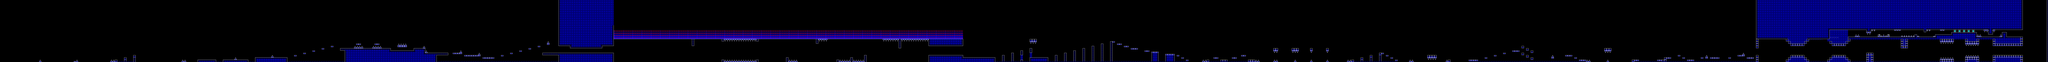

This is a level from a 2D game, rendered from its Tiled map with the project's own tilesets. A one-line summary and the map file follow, with tile-layer data summarised:
An orthogonal 891x27 tile map with 16x16 px tiles, 2 tile layers (l2, l1), 2 tilesets and 237 objects.

<map version="1.10" tiledversion="1.11.0" orientation="orthogonal" renderorder="right-down" width="891" height="27" tilewidth="16" tileheight="16" infinite="0" nextlayerid="8" nextobjectid="439">
 <editorsettings>
  <export target="stereomadness.json" format="json" />
 </editorsettings>
 <properties>
  <property name="BG" type="color" value="#ff283eff" />
  <property name="Difficulty" value="EASY" />
  <property name="GROUND" type="color" value="#ff0013c8" />
  <property name="Gamemode" type="int" value="0" />
  <property name="Level name" value="STEREO MADNESS" />
  <property name="Song" value="STEREOMA" />
  <property name="Speed" type="int" value="1" />
  <property name="Stars" type="int" value="1" />
 </properties>
 <tileset firstgid="1" source="famidash.tsx" />
 <tileset firstgid="4097" source="sprites.tsx" />
 <layer id="4" name="l2" width="891" height="27">
  <data>[24057 cells, 24003 non-empty, 11 distinct tile ids]</data>
 </layer>
 <layer id="1" name="l1" width="891" height="27">
  <data>[24057 cells, 24057 non-empty, 44 distinct tile ids]</data>
 </layer>
 <objectgroup id="7" name="SP">
  <object id="7" gid="4098" x="4256" y="352" width="16" height="16" />
  <object id="8" gid="4099" x="6688" y="360" width="16" height="16" />
  <object id="9" gid="4098" x="12224" y="368" width="16" height="16" />
  <object id="49" gid="4100" x="64" y="384" width="16" height="16">
   <properties>
    <property name="Channel" value="BG" />
    <property name="Color" type="color" value="#ff9e03ff" />
    <property name="Frames" type="int" value="600" />
   </properties>
  </object>
  <object id="50" gid="4100" x="3920" y="272" width="16" height="16">
   <properties>
    <property name="Channel" value="BG" />
    <property name="Color" type="color" value="#ff000404" />
    <property name="Frames" type="int" value="120" />
   </properties>
  </object>
  <object id="51" gid="4100" x="4240" y="272" width="16" height="16">
   <properties>
    <property name="Channel" value="BG" />
    <property name="Color" type="color" value="#ffff0a72" />
    <property name="Frames" type="int" value="30" />
   </properties>
  </object>
  <object id="52" gid="4100" x="6688" y="256" width="16" height="16">
   <properties>
    <property name="Channel" value="BG" />
    <property name="Color" type="color" value="#ffbc00ff" />
    <property name="Frames" type="int" value="30" />
   </properties>
  </object>
  <object id="53" gid="4100" x="8176" y="288" width="16" height="16">
   <properties>
    <property name="Channel" value="BG" />
    <property name="Color" type="color" value="#fff10026" />
    <property name="Frames" type="int" value="30" />
   </properties>
  </object>
  <object id="54" gid="4100" x="12240" y="288" width="16" height="16">
   <properties>
    <property name="Channel" value="BG" />
    <property name="Color" type="color" value="#ffff00c9" />
    <property name="Frames" type="int" value="30" />
   </properties>
  </object>
  <object id="55" gid="4100" x="64" y="400" width="16" height="16">
   <properties>
    <property name="Channel" value="GROUND" />
    <property name="Color" type="color" value="#ff6000b9" />
    <property name="Frames" type="int" value="600" />
   </properties>
  </object>
  <object id="56" gid="4100" x="3920" y="288" width="16" height="16">
   <properties>
    <property name="Channel" value="GROUND" />
    <property name="Color" type="color" value="#ff001819" />
    <property name="Frames" type="int" value="120" />
   </properties>
  </object>
  <object id="57" gid="4100" x="4240" y="288" width="16" height="16">
   <properties>
    <property name="Channel" value="GROUND" />
    <property name="Color" type="color" value="#ff530027" />
    <property name="Frames" type="int" value="30" />
   </properties>
  </object>
  <object id="58" gid="4100" x="6688" y="272" width="16" height="16">
   <properties>
    <property name="Channel" value="GROUND" />
    <property name="Color" type="color" value="#ff8a07cd" />
    <property name="Frames" type="int" value="30" />
   </properties>
  </object>
  <object id="59" gid="4100" x="8176" y="304" width="16" height="16">
   <properties>
    <property name="Channel" value="GROUND" />
    <property name="Color" type="color" value="#ff8c001e" />
    <property name="Frames" type="int" value="30" />
   </properties>
  </object>
  <object id="60" gid="4100" x="12240" y="304" width="16" height="16">
   <properties>
    <property name="Channel" value="GROUND" />
    <property name="Color" type="color" value="#ff2d0026" />
    <property name="Frames" type="int" value="30" />
   </properties>
  </object>
  <object id="66" gid="4103" x="832" y="432" width="16" height="16" />
  <object id="67" gid="4103" x="1520" y="432" width="16" height="16" />
  <object id="68" gid="4104" x="1744" y="432" width="16" height="16" />
  <object id="69" gid="4101" x="2048" y="432" width="16" height="16" />
  <object id="70" gid="4104" x="2144" y="432" width="16" height="16" />
  <object id="71" gid="4102" x="2216" y="432" width="16" height="16" />
  <object id="72" gid="4101" x="2272" y="432" width="16" height="16" />
  <object id="73" gid="4103" x="2368" y="432" width="16" height="16" />
  <object id="76" gid="4104" x="3168" y="432" width="16" height="16" />
  <object id="77" gid="4102" x="3136" y="432" width="16" height="16" />
  <object id="79" gid="4102" x="3248" y="432" width="16" height="16" />
  <object id="80" gid="4101" x="3296" y="432" width="16" height="16" />
  <object id="81" gid="4104" x="3360" y="432" width="16" height="16" />
  <object id="82" gid="4103" x="3408" y="432" width="16" height="16" />
  <object id="83" gid="4101" x="3504" y="432" width="16" height="16" />
  <object id="84" gid="4103" x="3600" y="432" width="16" height="16" />
  <object id="85" gid="4101" x="3712" y="432" width="16" height="16" />
  <object id="86" gid="4104" x="3792" y="432" width="16" height="16" />
  <object id="87" gid="4103" x="3840" y="432" width="16" height="16" />
  <object id="88" gid="4103" x="6944" y="432" width="16" height="16" />
  <object id="89" gid="4103" x="7008" y="432" width="16" height="16" />
  <object id="91" gid="4102" x="7072" y="432" width="16" height="16">
   <properties>
    <property name="hflip" type="bool" value="true" />
   </properties>
  </object>
  <object id="92" gid="4103" x="7136" y="432" width="16" height="16" />
  <object id="93" gid="4102" x="7328" y="432" width="16" height="16">
   <properties>
    <property name="hflip" type="bool" value="true" />
   </properties>
  </object>
  <object id="94" gid="4104" x="7376" y="432" width="16" height="16" />
  <object id="95" gid="4103" x="7440" y="432" width="16" height="16" />
  <object id="96" gid="4102" x="7504" y="432" width="16" height="16" />
  <object id="97" gid="4102" x="7568" y="432" width="16" height="16">
   <properties>
    <property name="hflip" type="bool" value="true" />
   </properties>
  </object>
  <object id="98" gid="4103" x="7632" y="432" width="16" height="16" />
  <object id="100" gid="4103" x="7696" y="432" width="16" height="16" />
  <object id="101" gid="4101" x="7840" y="432" width="16" height="16" />
  <object id="102" gid="4103" x="7920" y="432" width="16" height="16" />
  <object id="103" gid="4104" x="7952" y="432" width="16" height="16" />
  <object id="105" gid="4101" x="8080" y="432" width="16" height="16" />
  <object id="106" gid="4102" x="8208" y="432" width="16" height="16" />
  <object id="107" gid="4102" x="8448" y="432" width="16" height="16" />
  <object id="108" gid="4104" x="8560" y="432" width="16" height="16" />
  <object id="109" gid="4101" x="8624" y="432" width="16" height="16" />
  <object id="110" gid="4103" x="9440" y="432" width="16" height="16" />
  <object id="111" gid="4104" x="9456" y="432" width="16" height="16" />
  <object id="112" gid="4104" x="9504" y="432" width="16" height="16" />
  </objectgroup>
</map>
<!-- 181 of 237 objects omitted -->
